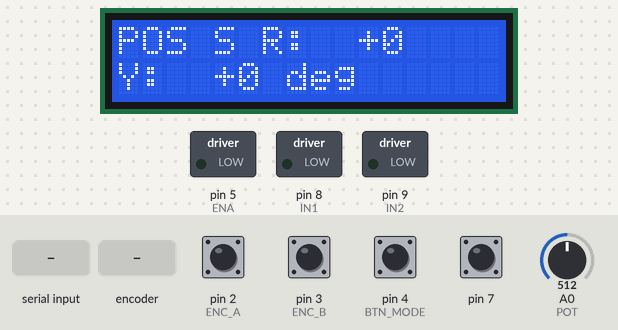
This sketch was run on a simulated Arduino Uno, built with avr-gcc and run on an emulated ATmega328P. Shown: 16×2 character LCD, switched loads named in the sketch (green lamp = pin HIGH). Inputs (shaded band) come from the test bench; at power-on: pin 2 (ENC_A), pin 3 (ENC_B), pin 4 (BTN_MODE), pin 7 HIGH, A0 (POT) = 512. What the sketch prints to the serial monitor is not drawn.

Above: at 1.2 s.
1.3 s: "t" received over Serial
At 1.6 s:
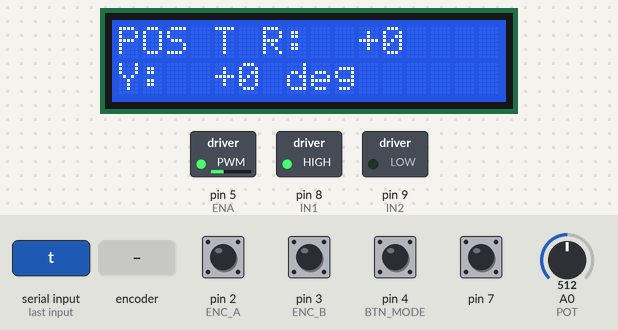
3.2 s: A0 (POT) set to 477
At 4.7 s:
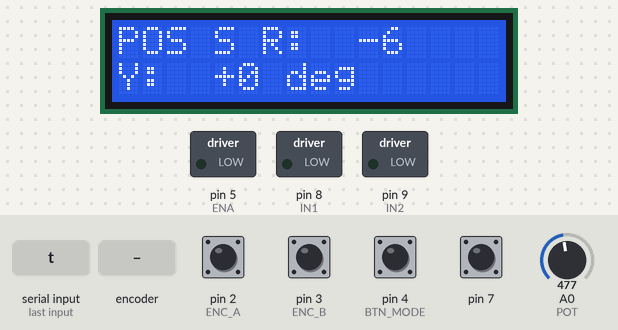
5.0 s: pin 7 pulled LOW for 0.15 s
At 5.49 s:
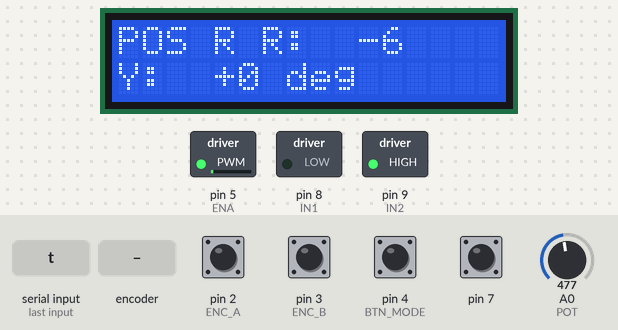
5.7 s: A0 (POT) set to 716
At 7.4 s:
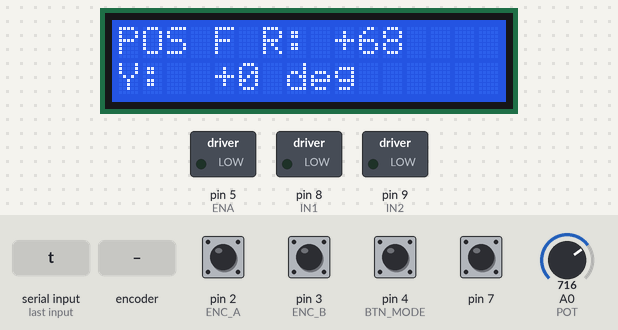
8.0 s: pin 4 (BTN_MODE) pulled LOW for 0.15 s
At 9.1 s:
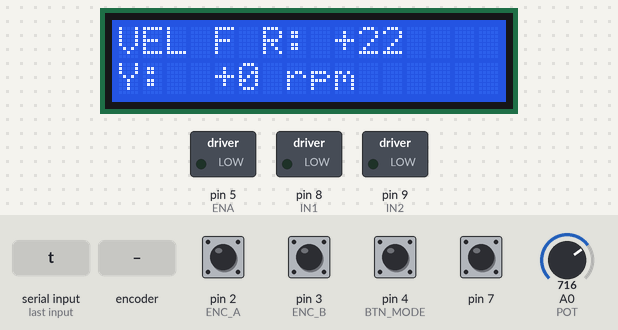
9.7 s: rotary encoder on pin 2 (ENC_A) / pin 3 (ENC_B) turned 1 step (first pin leading)
At 9.9 s:
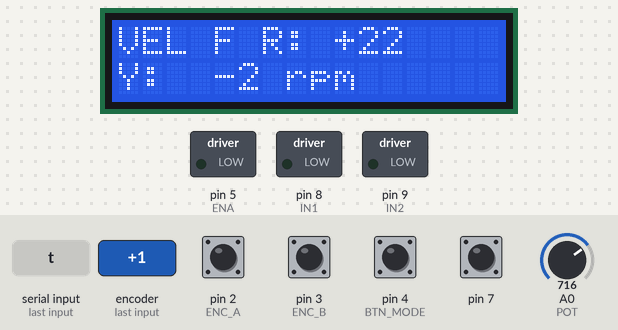
Timing chart, 0 to 12.5 s (numbered marks = the images above; inputs shaded):
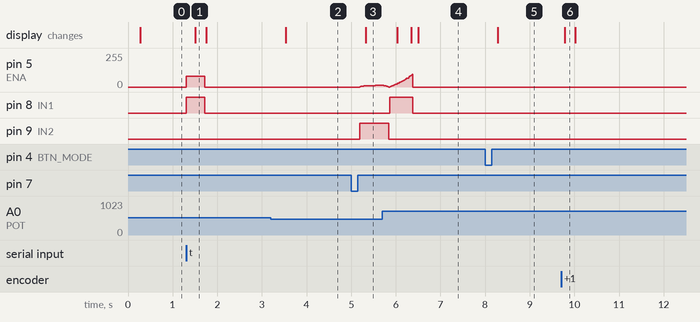

Measured:
- the behaviour switches between 494 and 493 on A0 (POT) (found by bisection; images 1 and 2)
- after the input at 1.3 s, pin 5 (ENA): 0/255 → 80/255 at once, → 0/255 0.41 s later; pin 8 (IN1): LOW → HIGH at once, → LOW 0.41 s later; the display: changes after 0.21 s (image 1)
- after the input at 3.2 s, the display: changes after 0.33 s (image 2)
- after the input at 5.0 s, pin 5 (ENA): moves from 0/255 to 15/255 over 0.48 s, starting after 0.19 s; pin 9 (IN2): LOW → HIGH after 0.19 s; the display: changes after 0.32 s (image 3)
- after the input at 5.7 s, pin 8 (IN1): LOW → HIGH after 0.16 s, → LOW 0.52 s later; pin 9 (IN2): HIGH → LOW after 0.14 s; the display: first changes after 0.33 s (image 4 shows a later state)
- after the input at 8.0 s, the display: changes after 0.28 s (image 5)
- after the input at 9.7 s, the display: changes after 0.08 s (image 6)

The sketch:

control_motor.ino
```cpp
/*
  Arduino UNO R3 + JGA25-370 + L298N + LCD 16x2 I2C.
  Posicion: P exterior -> referencia RPM -> PI de velocidad.
  Velocidad: potenciometro -> referencia RPM -> PI de velocidad.
  Libreria: "hd44780" de Bill Perry, instalada desde Library Manager.
  Leer GUIA.md antes de conectar la alimentacion del motor.
  Los valores del motor y las ganancias son EJEMPLOS: requieren ajuste.
*/
#include <Arduino.h>
#include <Wire.h>
#include <hd44780.h>
#include <hd44780ioClass/hd44780_I2Cexp.h>
#include <util/atomic.h>
#include <math.h>

const uint8_t ENC_A = 2, ENC_B = 3;
const uint8_t BTN_MODE = 4, BTN_RUN = 7;
const uint8_t ENA = 5, IN1 = 8, IN2 = 9, POT = A0;

// CAMBIAR SEGUN TU MOTOR. Cuenta x4 en ambos canales, eje DE SALIDA.
// EJEMPLO solamente: 11 ciclos/canal/vuelta motor * 4 * reduccion 10 = 440.
const float COUNTS_PER_OUTPUT_REV = 440.0f;
const int8_t ENCODER_SIGN = 1; // Cambiar a -1 si prueba 't' da cuentas negativas.
const float MAX_RPM = 60.0f;   // Limite de referencia, segun motor y carga.
const float POSITION_RANGE_DEG = 180.0f; // Pot: -180 ... +180 grados.
const int MAX_PWM = 180;      // Limite inicial (0...255), NO limita corriente.
const int TEST_PWM = 80;      // Prueba breve en lazo abierto.

// Ganancias iniciales; NO son universales para todos los JGA25-370.
const float KP_SPEED = 1.2f;  // PWM / RPM
const float KI_SPEED = 3.0f;  // PWM / (RPM*s)
const float KP_POSITION = 0.8f; // RPM / grado
const float RPM_SLEW = 80.0f; // Cambio maximo referencia: RPM/s.
const float POSITION_TOL_DEG = 2.0f;
const uint32_t SAMPLE_US = 20000UL; // 50 Hz

hd44780_I2Cexp lcd; // Autodetecta direccion y cableado del backpack.
bool lcdOK = false, positionMode = true, running = false;
bool fault = false, testing = false;
uint32_t testStarted = 0;
volatile uint32_t encoderCount = 0; // Aritmetica modular evita overflow con signo.
volatile uint8_t previousAB = 0;
uint32_t zeroCount = 0, previousCount = 0;
uint32_t lastSample = 0, lastDisplay = 0, lastMotion = 0;
float angleDeg = 0, rpm = 0, goal = 0, rpmRef = 0, integral = 0;
float potFiltered = 512;
int appliedPWM = 0;

struct Button {
  uint8_t pin;
  bool raw = HIGH, stable = HIGH;
  bool pressed = false, released = false;
  uint32_t changedAt = 0;
  explicit Button(uint8_t p) : pin(p) {}
  void begin() { pinMode(pin, INPUT_PULLUP); }
  void update(uint32_t now) {
    pressed = released = false;
    bool value = digitalRead(pin);
    if (value != raw) { raw = value; changedAt = now; }
    if (now - changedAt >= 30 && stable != raw) {
      stable = raw;
      pressed = (stable == LOW);
      released = (stable == HIGH);
    }
  }
};
Button modeButton(BTN_MODE), runButton(BTN_RUN);
bool ignoreRunRelease = false, zeroDone = false;
uint32_t runPressedAt = 0;

float clampFloat(float x, float lo, float hi) {
  return x < lo ? lo : (x > hi ? hi : x);
}

// Lectura simultanea de D2/D3 mediante PIND: especifico de UNO R3/ATmega328P.
// Dos interrupciones CHANGE = cuadratura x4. Descarta transiciones invalidas.
void encoderISR() {
  const int8_t table[16] = {0,-1,1,0, 1,0,0,-1, -1,0,0,1, 0,1,-1,0};
  uint8_t ab = (PIND >> 2) & 0x03;
  int8_t step = table[(previousAB << 2) | ab] * ENCODER_SIGN;
  if (step > 0) ++encoderCount;
  else if (step < 0) --encoderCount;
  previousAB = ab;
}

uint32_t readEncoder() {
  uint32_t n;
  ATOMIC_BLOCK(ATOMIC_RESTORESTATE) { n = encoderCount; }
  return n;
}

void driveMotor(int pwm) {
  pwm = constrain(pwm, -MAX_PWM, MAX_PWM);
  // Deshabilitar antes de modificar sentido.
  if ((pwm > 0 && appliedPWM <= 0) || (pwm < 0 && appliedPWM >= 0)) {
    analogWrite(ENA, 0);
    digitalWrite(IN1, pwm > 0 ? HIGH : LOW);
    digitalWrite(IN2, pwm > 0 ? LOW : HIGH);
    delayMicroseconds(10);
  }
  if (pwm == 0) {
    analogWrite(ENA, 0); // Paro libre: no sostiene carga ni frena activamente.
    digitalWrite(IN1, LOW);
    digitalWrite(IN2, LOW);
  } else {
    analogWrite(ENA, abs(pwm));
  }
  appliedPWM = pwm;
}

void stopMotor() {
  running = testing = false;
  integral = rpmRef = 0;
  driveMotor(0);
}

void setZero() {
  if (running || testing) return;
  zeroCount = readEncoder();
  angleDeg = 0;
  Serial.println(F("Cero establecido. Centra el potenciometro antes de arrancar."));
}

void serviceButtons(uint32_t now) {
  modeButton.update(now);
  runButton.update(now);
  if (modeButton.pressed) {
    stopMotor();
    positionMode = !positionMode;
    // Cambiar de modo siempre exige una nueva pulsacion para arrancar.
    ignoreRunRelease = true;
  }
  if (runButton.pressed) {
    runPressedAt = now;
    zeroDone = false;
    ignoreRunRelease = running || testing || modeButton.stable == LOW;
    if (running || testing) stopMotor(); // Detener al presionar.
  }
  if (runButton.stable == LOW && !ignoreRunRelease && !zeroDone &&
      now - runPressedAt >= 1500) {
    setZero();
    zeroDone = true;
  }
  if (runButton.released && !ignoreRunRelease && !zeroDone) {
    if (fault) {
      fault = false; // Primer toque reconoce fallo, no arranca.
    } else {
      running = true; // Arrancar al soltar una pulsacion corta.
      integral = rpmRef = 0;
      lastMotion = now;
    }
  }
}

void serviceSerial(uint32_t now) {
  if (!Serial.available()) return;
  char c = Serial.read();
  if (c == 's' || c == 'S') stopMotor();
  if (c == 'z' || c == 'Z') setZero();
  if ((c == 't' || c == 'T') && !running && !testing && !fault) {
    testing = true;
    testStarted = now;
    driveMotor(TEST_PWM);
    Serial.println(F("TEST +PWM 400ms: las cuentas deben AUMENTAR."));
  }
}

void controlStep(float dt, uint32_t now) {
  uint32_t n = readEncoder();
  int32_t delta = (int32_t)(n - previousCount);
  previousCount = n;
  angleDeg = (int32_t)(n - zeroCount) * (360.0f / COUNTS_PER_OUTPUT_REV);
  float instantRPM = delta * (60.0f / COUNTS_PER_OUTPUT_REV) / dt;
  rpm += (dt / (0.08f + dt)) * (instantRPM - rpm);
  if (delta != 0) lastMotion = now;

  potFiltered += (dt / (0.06f + dt)) * (analogRead(POT) - potFiltered);
  float knob = clampFloat((potFiltered - 511.5f) / 511.5f, -1, 1);
  // Zona central muerta 3%, reescalada para mantener extremos.
  if (fabsf(knob) < 0.03f) knob = 0;
  else knob = (knob > 0 ? 1 : -1) * (fabsf(knob) - 0.03f) / 0.97f;
  goal = knob * (positionMode ? POSITION_RANGE_DEG : MAX_RPM);

  if (testing) {
    if (now - testStarted >= 400) stopMotor();
    return;
  }
  if (!running) { driveMotor(0); return; }

  float errorPosition = goal - angleDeg;
  float requestedRPM = positionMode
    ? clampFloat(KP_POSITION * errorPosition, -MAX_RPM, MAX_RPM) : goal;
  bool atRest = positionMode
    ? (fabsf(errorPosition) <= POSITION_TOL_DEG && fabsf(rpm) < 2.0f)
    : (goal == 0 && fabsf(rpm) < 2.0f);
  if (atRest) {
    integral = rpmRef = 0;
    driveMotor(0);
    lastMotion = now;
    return;
  }

  rpmRef += clampFloat(requestedRPM - rpmRef, -RPM_SLEW * dt, RPM_SLEW * dt);
  float errorRPM = rpmRef - rpm;
  float candidateI = clampFloat(integral + KI_SPEED * errorRPM * dt, -MAX_PWM, MAX_PWM);
  float candidateU = KP_SPEED * errorRPM + candidateI;
  // Anti-windup: integrar si no satura o si el error ayuda a salir de saturacion.
  if ((candidateU <= MAX_PWM && candidateU >= -MAX_PWM) ||
      (candidateU > MAX_PWM && errorRPM < 0) ||
      (candidateU < -MAX_PWM && errorRPM > 0)) integral = candidateI;
  float u = clampFloat(KP_SPEED * errorRPM + integral, -MAX_PWM, MAX_PWM);
  driveMotor((int)roundf(u));

  // Deteccion basica de falta de pulsos; NO es proteccion contra sobrecorriente.
  if (abs(appliedPWM) >= 80 && fabsf(rpmRef) > 5 && now - lastMotion > 1200) {
    stopMotor();
    fault = true;
    Serial.println(F("FALLO: sin pulsos. Revisar encoder, atasco o PWM insuficiente."));
  }
}

void updateDisplay() {
  if (lcdOK) {
    char row[17];
    // Limita solo la representacion LCD, no la variable de control.
    int shownGoal = (int)clampFloat(goal, -999, 999);
    float actual = positionMode ? angleDeg : rpm;
    int shownActual = (int)clampFloat(actual, -999, 999);
    char state = fault ? 'F' : (testing ? 'T' : (running ? 'R' : 'S'));
    snprintf(row, sizeof(row), "%s %c R:%+4d    ", positionMode ? "POS" : "VEL", state, shownGoal);
    lcd.setCursor(0, 0); lcd.print(row);
    snprintf(row, sizeof(row), "Y:%+4d %-3s     ", shownActual, positionMode ? "deg" : "rpm");
    lcd.setCursor(0, 1); lcd.print(row);
  }
  Serial.print(F("modo=")); Serial.print(positionMode ? F("POS") : F("VEL"));
  Serial.print(F(" activo=")); Serial.print(running);
  Serial.print(F(" fallo=")); Serial.print(fault);
  Serial.print(F(" cuentas=")); Serial.print((int32_t)(readEncoder() - zeroCount));
  Serial.print(F(" ref=")); Serial.print(goal, 1);
  Serial.print(F(" grados=")); Serial.print(angleDeg, 1);
  Serial.print(F(" rpm=")); Serial.print(rpm, 1);
  Serial.print(F(" pwm=")); Serial.println(appliedPWM);
}

void setup() {
  pinMode(ENA, OUTPUT); pinMode(IN1, OUTPUT); pinMode(IN2, OUTPUT);
  driveMotor(0);
  pinMode(ENC_A, INPUT_PULLUP); pinMode(ENC_B, INPUT_PULLUP);
  modeButton.begin(); runButton.begin();
  Serial.begin(115200);
  previousAB = (PIND >> 2) & 0x03;
  attachInterrupt(digitalPinToInterrupt(ENC_A), encoderISR, CHANGE);
  attachInterrupt(digitalPinToInterrupt(ENC_B), encoderISR, CHANGE);
  Wire.begin();
#if defined(WIRE_HAS_TIMEOUT)
  Wire.setWireTimeout(3000, true);
#endif
  lcdOK = (lcd.begin(16, 2) == 0);
  if (!lcdOK) Serial.println(F("LCD no detectada: revisar I2C. Disponible monitor serie."));
  potFiltered = analogRead(POT);
  zeroCount = previousCount = readEncoder();
  lastSample = micros(); lastMotion = millis();
  Serial.println(F("Inicia detenido. s=parar; z=cero detenido; t=prueba +PWM 400ms."));
}

void loop() {
  uint32_t now = millis();
  serviceButtons(now);
  serviceSerial(now);
  uint32_t us = micros();
  uint32_t elapsed = us - lastSample;
  if (elapsed >= SAMPLE_US) {
    lastSample = us;
    controlStep(elapsed * 0.000001f, now);
  }
  if (now - lastDisplay >= 250) {
    lastDisplay = now;
    updateDisplay();
  }
}
```
